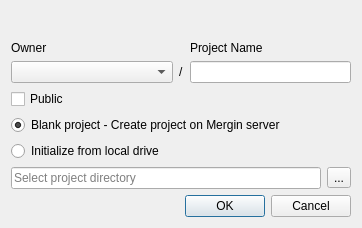
<?xml version="1.0" encoding="UTF-8"?>
<ui version="4.0">
 <class>Dialog</class>
 <widget class="QDialog" name="Dialog">
  <property name="geometry">
   <rect>
    <x>0</x>
    <y>0</y>
    <width>362</width>
    <height>228</height>
   </rect>
  </property>
  <property name="windowTitle">
   <string>Create Mergin Project</string>
  </property>
  <layout class="QVBoxLayout" name="verticalLayout_3">
   <item>
    <layout class="QVBoxLayout" name="verticalLayout_2">
     <item>
      <spacer name="verticalSpacer">
       <property name="orientation">
        <enum>Qt::Vertical</enum>
       </property>
       <property name="sizeType">
        <enum>QSizePolicy::Expanding</enum>
       </property>
       <property name="sizeHint" stdset="0">
        <size>
         <width>20</width>
         <height>0</height>
        </size>
       </property>
      </spacer>
     </item>
     <item>
      <layout class="QGridLayout" name="gridLayout">
       <item row="1" column="2">
        <widget class="QLineEdit" name="edit_project_name">
         <property name="sizePolicy">
          <sizepolicy hsizetype="Minimum" vsizetype="Fixed">
           <horstretch>0</horstretch>
           <verstretch>0</verstretch>
          </sizepolicy>
         </property>
         <property name="text">
          <string/>
         </property>
        </widget>
       </item>
       <item row="0" column="0">
        <widget class="QLabel" name="projectNamespaceLabel">
         <property name="minimumSize">
          <size>
           <width>0</width>
           <height>0</height>
          </size>
         </property>
         <property name="maximumSize">
          <size>
           <width>200</width>
           <height>150</height>
          </size>
         </property>
         <property name="text">
          <string>Owner</string>
         </property>
        </widget>
       </item>
       <item row="0" column="2">
        <widget class="QLabel" name="projectNameLabel">
         <property name="minimumSize">
          <size>
           <width>0</width>
           <height>0</height>
          </size>
         </property>
         <property name="maximumSize">
          <size>
           <width>200</width>
           <height>150</height>
          </size>
         </property>
         <property name="text">
          <string>Project Name</string>
         </property>
        </widget>
       </item>
       <item row="1" column="0">
        <widget class="QComboBox" name="projectNamescape">
         <property name="sizePolicy">
          <sizepolicy hsizetype="Minimum" vsizetype="Fixed">
           <horstretch>0</horstretch>
           <verstretch>0</verstretch>
          </sizepolicy>
         </property>
        </widget>
       </item>
       <item row="1" column="1">
        <widget class="QLabel" name="label">
         <property name="sizePolicy">
          <sizepolicy hsizetype="Fixed" vsizetype="Minimum">
           <horstretch>0</horstretch>
           <verstretch>0</verstretch>
          </sizepolicy>
         </property>
         <property name="text">
          <string>/</string>
         </property>
        </widget>
       </item>
      </layout>
     </item>
     <item>
      <widget class="QCheckBox" name="chk_is_public">
       <property name="text">
        <string>Public</string>
       </property>
      </widget>
     </item>
     <item>
      <widget class="QRadioButton" name="rad_blank_project">
       <property name="text">
        <string>Blank project - Create project on Mergin server</string>
       </property>
       <property name="checked">
        <bool>true</bool>
       </property>
      </widget>
     </item>
     <item>
      <widget class="QRadioButton" name="rad_project_dir">
       <property name="text">
        <string>Initialize from local drive</string>
       </property>
      </widget>
     </item>
     <item>
      <layout class="QHBoxLayout" name="select_dir_layout">
       <item>
        <widget class="QLineEdit" name="edit_project_dir">
         <property name="enabled">
          <bool>true</bool>
         </property>
         <property name="minimumSize">
          <size>
           <width>175</width>
           <height>0</height>
          </size>
         </property>
         <property name="placeholderText">
          <string>Select project directory</string>
         </property>
        </widget>
       </item>
       <item>
        <widget class="QToolButton" name="btn_get_project_dir">
         <property name="text">
          <string>...</string>
         </property>
        </widget>
       </item>
      </layout>
     </item>
     <item>
      <widget class="QDialogButtonBox" name="buttonBox">
       <property name="orientation">
        <enum>Qt::Horizontal</enum>
       </property>
       <property name="standardButtons">
        <set>QDialogButtonBox::Cancel|QDialogButtonBox::Ok</set>
       </property>
      </widget>
     </item>
    </layout>
   </item>
  </layout>
 </widget>
 <resources/>
 <connections>
  <connection>
   <sender>buttonBox</sender>
   <signal>rejected()</signal>
   <receiver>Dialog</receiver>
   <slot>reject()</slot>
   <hints>
    <hint type="sourcelabel">
     <x>316</x>
     <y>260</y>
    </hint>
    <hint type="destinationlabel">
     <x>286</x>
     <y>274</y>
    </hint>
   </hints>
  </connection>
 </connections>
</ui>
